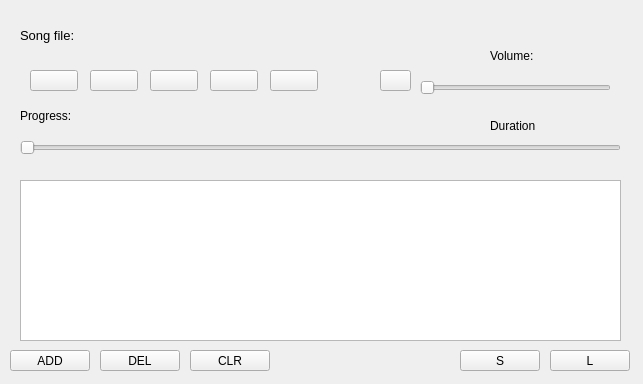
<?xml version="1.0" encoding="UTF-8"?>
<ui version="4.0">
 <class>Widget</class>
 <widget class="QWidget" name="Widget">
  <property name="geometry">
   <rect>
    <x>0</x>
    <y>0</y>
    <width>643</width>
    <height>384</height>
   </rect>
  </property>
  <property name="sizePolicy">
   <sizepolicy hsizetype="Fixed" vsizetype="Fixed">
    <horstretch>0</horstretch>
    <verstretch>0</verstretch>
   </sizepolicy>
  </property>
  <property name="minimumSize">
   <size>
    <width>643</width>
    <height>384</height>
   </size>
  </property>
  <property name="maximumSize">
   <size>
    <width>643</width>
    <height>384</height>
   </size>
  </property>
  <property name="windowTitle">
   <string>MediaPlayer</string>
  </property>
  <property name="windowIcon">
   <iconset resource="icons.qrc">
    <normaloff>:/ico/ico/ico.ico</normaloff>:/ico/ico/ico.ico</iconset>
  </property>
  <widget class="QLabel" name="labelFile">
   <property name="geometry">
    <rect>
     <x>20</x>
     <y>20</y>
     <width>431</width>
     <height>31</height>
    </rect>
   </property>
   <property name="font">
    <font>
     <pointsize>10</pointsize>
    </font>
   </property>
   <property name="text">
    <string>Song file:</string>
   </property>
  </widget>
  <widget class="QPushButton" name="pushButtonPrev">
   <property name="geometry">
    <rect>
     <x>30</x>
     <y>70</y>
     <width>48</width>
     <height>21</height>
    </rect>
   </property>
   <property name="text">
    <string/>
   </property>
  </widget>
  <widget class="QPushButton" name="pushButtonPlay">
   <property name="geometry">
    <rect>
     <x>90</x>
     <y>70</y>
     <width>48</width>
     <height>21</height>
    </rect>
   </property>
   <property name="text">
    <string/>
   </property>
  </widget>
  <widget class="QPushButton" name="pushButtonPause">
   <property name="geometry">
    <rect>
     <x>150</x>
     <y>70</y>
     <width>48</width>
     <height>21</height>
    </rect>
   </property>
   <property name="text">
    <string/>
   </property>
  </widget>
  <widget class="QPushButton" name="pushButtonStop">
   <property name="geometry">
    <rect>
     <x>210</x>
     <y>70</y>
     <width>48</width>
     <height>21</height>
    </rect>
   </property>
   <property name="text">
    <string/>
   </property>
  </widget>
  <widget class="QPushButton" name="pushButtonNext">
   <property name="geometry">
    <rect>
     <x>270</x>
     <y>70</y>
     <width>48</width>
     <height>21</height>
    </rect>
   </property>
   <property name="text">
    <string/>
   </property>
  </widget>
  <widget class="QPushButton" name="pushButtonOpen">
   <property name="geometry">
    <rect>
     <x>10</x>
     <y>350</y>
     <width>80</width>
     <height>21</height>
    </rect>
   </property>
   <property name="text">
    <string>ADD</string>
   </property>
  </widget>
  <widget class="QSlider" name="horizontalSliderVolum">
   <property name="geometry">
    <rect>
     <x>420</x>
     <y>80</y>
     <width>191</width>
     <height>16</height>
    </rect>
   </property>
   <property name="orientation">
    <enum>Qt::Horizontal</enum>
   </property>
  </widget>
  <widget class="QSlider" name="horizontalSliderProgres">
   <property name="geometry">
    <rect>
     <x>20</x>
     <y>140</y>
     <width>601</width>
     <height>16</height>
    </rect>
   </property>
   <property name="orientation">
    <enum>Qt::Horizontal</enum>
   </property>
  </widget>
  <widget class="QLabel" name="labelVolum">
   <property name="geometry">
    <rect>
     <x>490</x>
     <y>40</y>
     <width>431</width>
     <height>31</height>
    </rect>
   </property>
   <property name="text">
    <string>Volume:</string>
   </property>
  </widget>
  <widget class="QLabel" name="labelProgres">
   <property name="geometry">
    <rect>
     <x>20</x>
     <y>100</y>
     <width>121</width>
     <height>31</height>
    </rect>
   </property>
   <property name="text">
    <string>Progress:</string>
   </property>
  </widget>
  <widget class="QLabel" name="labelDuration">
   <property name="geometry">
    <rect>
     <x>490</x>
     <y>110</y>
     <width>121</width>
     <height>31</height>
    </rect>
   </property>
   <property name="text">
    <string>Duration</string>
   </property>
  </widget>
  <widget class="QPushButton" name="pushButtonMute">
   <property name="geometry">
    <rect>
     <x>380</x>
     <y>70</y>
     <width>31</width>
     <height>21</height>
    </rect>
   </property>
   <property name="text">
    <string/>
   </property>
  </widget>
  <widget class="QTableView" name="tableView">
   <property name="geometry">
    <rect>
     <x>20</x>
     <y>180</y>
     <width>601</width>
     <height>161</height>
    </rect>
   </property>
  </widget>
  <widget class="QPushButton" name="pushButtonDel">
   <property name="geometry">
    <rect>
     <x>100</x>
     <y>350</y>
     <width>80</width>
     <height>21</height>
    </rect>
   </property>
   <property name="text">
    <string>DEL</string>
   </property>
  </widget>
  <widget class="QPushButton" name="pushButtonClr">
   <property name="geometry">
    <rect>
     <x>190</x>
     <y>350</y>
     <width>80</width>
     <height>21</height>
    </rect>
   </property>
   <property name="text">
    <string>CLR</string>
   </property>
  </widget>
  <widget class="QPushButton" name="pushButtonShuffle">
   <property name="geometry">
    <rect>
     <x>460</x>
     <y>350</y>
     <width>80</width>
     <height>21</height>
    </rect>
   </property>
   <property name="text">
    <string>S</string>
   </property>
  </widget>
  <widget class="QPushButton" name="pushButtonLoop">
   <property name="geometry">
    <rect>
     <x>550</x>
     <y>350</y>
     <width>80</width>
     <height>21</height>
    </rect>
   </property>
   <property name="text">
    <string>L</string>
   </property>
  </widget>
 </widget>
 <resources>
  <include location="icons.qrc"/>
 </resources>
 <connections/>
</ui>
